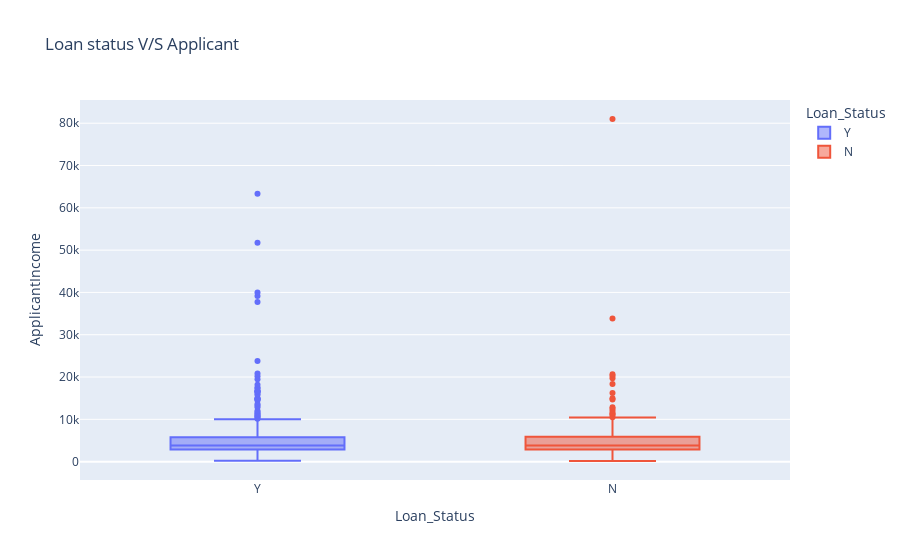

This figure's notebook cell:
### Markdown cell above
Now let’s have a look at the relationship between the income of the loan applicant and the loan status

### Code cell
fig_income = px.box(df,y ='ApplicantIncome',
                    x = 'Loan_Status',
                    color = "Loan_Status",
                    title = "Loan status V/S Applicant")
fig_income.show()

### Figure 1 — Plotly figure (JSON) as saved in the notebook; plotly's stock layout.template omitted (floating-point values rounded to 4 significant figures; data arrays with more than 128 entries replaced by an {"elided": "..."} marker saying what was removed)
{"data": [{"alignmentgroup": "True", "hovertemplate": "Loan_Status=%{x}<br>ApplicantIncome=%{y}<extra></extra>", "legendgroup": "Y", "marker": {"color": "#636efa"}, "name": "Y", "notched": false, "offsetgroup": "Y", "orientation": "v", "showlegend": true, "type": "box", "x": {"elided": "422 str values"}, "x0": " ", "xaxis": "x", "y": {"elided": "422 int values"}, "y0": " ", "yaxis": "y"}, {"alignmentgroup": "True", "hovertemplate": "Loan_Status=%{x}<br>ApplicantIncome=%{y}<extra></extra>", "legendgroup": "N", "marker": {"color": "#EF553B"}, "name": "N", "notched": false, "offsetgroup": "N", "orientation": "v", "showlegend": true, "type": "box", "x": {"elided": "192 str values"}, "x0": " ", "xaxis": "x", "y": {"elided": "192 int values"}, "y0": " ", "yaxis": "y"}], "layout": {"boxmode": "overlay", "legend": {"title": {"text": "Loan_Status"}, "tracegroupgap": 0}, "title": {"text": "Loan status V/S Applicant"}, "xaxis": {"anchor": "y", "categoryarray": ["Y", "N"], "categoryorder": "array", "domain": [0, 1], "title": {"text": "Loan_Status"}}, "yaxis": {"anchor": "x", "domain": [0, 1], "title": {"text": "ApplicantIncome"}}}}
